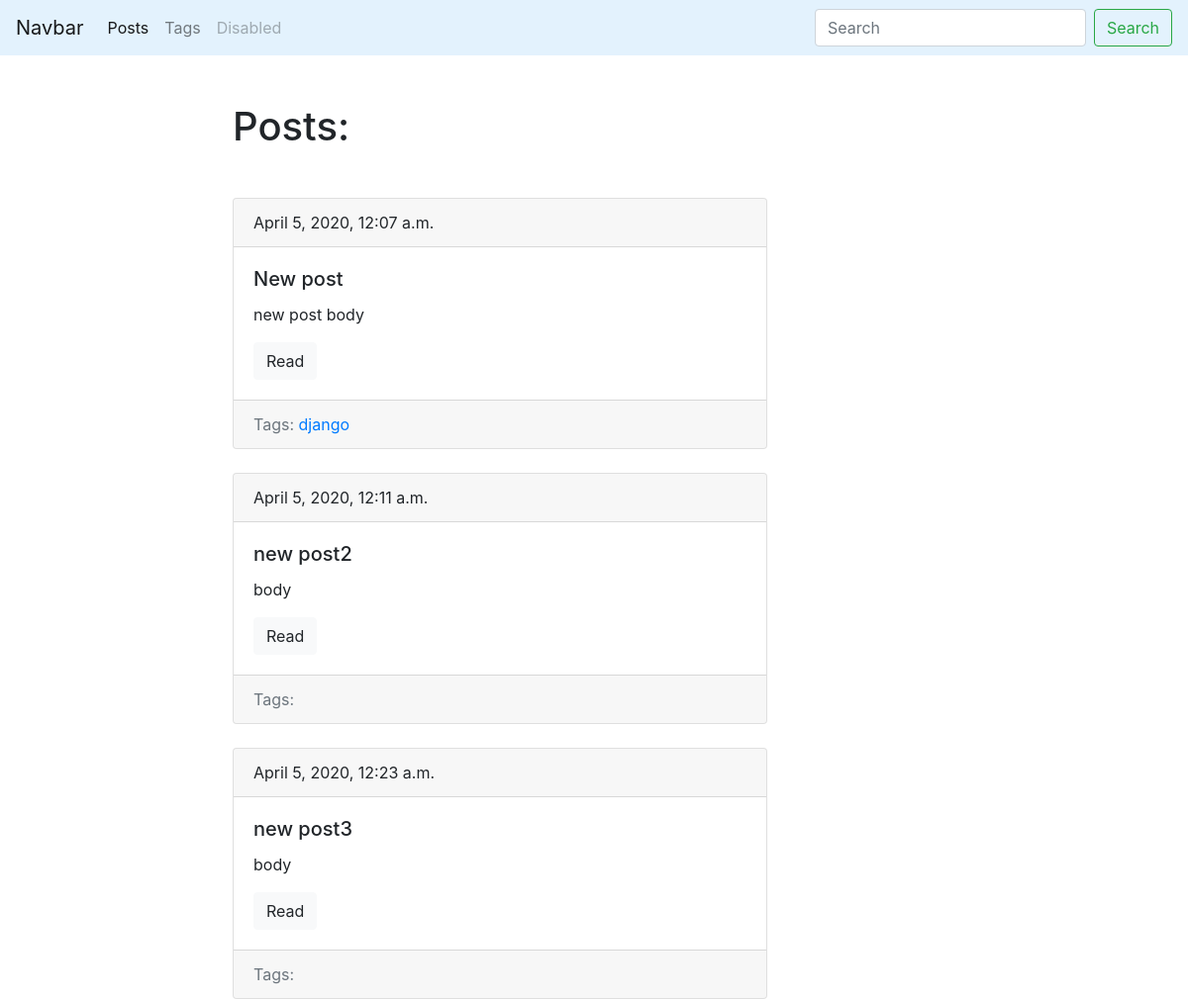
Page /Arizona/ (upper part) on the earlier database version.
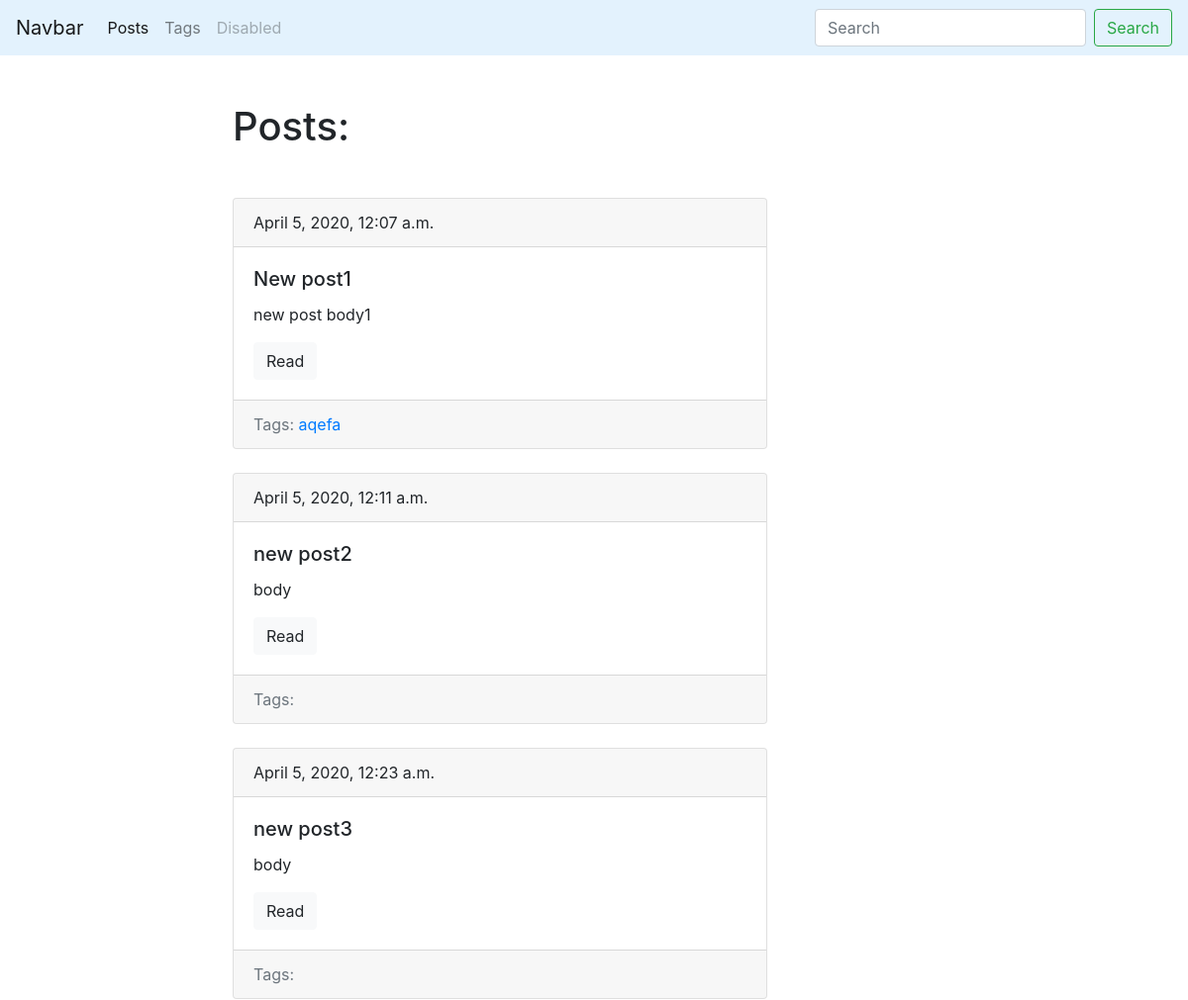
Same page on the later database version.
### Arizona/models.py (models this page shows, shortened)
class Post(models.Model):
	title = models.CharField(max_length=150, db_index=True)
	slug = models.SlugField(max_length=150,blank=True, unique=True)
	body = models.TextField(blank=True, db_index=True)
	tags = models.ManyToManyField('Tag', blank=True, related_name='posts')####This
	date_pub = models.DateTimeField(auto_now_add=True)
	def get_absolute_url(self):
		return reverse('post_detail_url', kwargs={'slug':self.slug})

class Tag(models.Model):
	title = models.CharField(max_length=50)
	slug = models.SlugField(max_length=50, unique=True)
	def get_absolute_url(self):
		return reverse('tag_detail_url', kwargs={'slug':self.slug})

### Arizona/views.py (the view)
# urls.py: path('' ,posts_list, name='posts_list_url'),
def posts_list(request):
	posts = Post.objects.all()
	return render(request,'Arizona/index.html',context={'posts':posts})

### Arizona/templates/Arizona/index.html (shortened to what this page needs)
{%extends 'Arizona/base_Arizona.html'%}
{%block content%}
<h1 class="mb-5">Posts:</h1>
{% for post in posts%}
{% include 'Arizona/includes/post_card_template.html' %}
{%endfor%}
{%endblock%}

### Arizona/templates/Arizona/includes/post_card_template.html
	<div class="card mb-4">
  <div class="card-header">
    {{post.date_pub}}
  </div>
  <div class="card-body">
    <h5 class="card-title">{{post.title}}</h5>
    <p class="card-text">{{post.body|truncatewords:15}}</p>
    <a href="{{post.get_absolute_url}}" class="btn btn-light">Read</a>
  </div>
  <div class="card-footer text-muted">
    Tags:
    {% for tag in post.tags.all%}
    <a href="{{ tag.get_absolute_url}}">{{ tag.title }}</a>
    {% endfor %}
  </div>
</div>

Differences in the rows shown:
changed Post: loses Tag (title "django"); gains Tag (title "aqefa"); title "New post" → "New post1"; body "new post body" → "new post body1"
